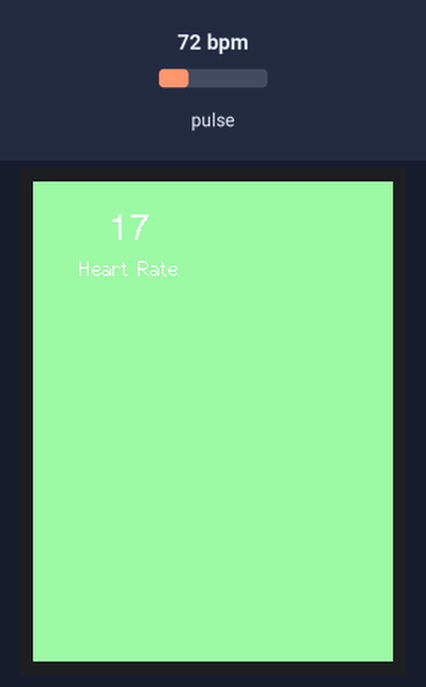
The sketch below on a simulated ESP32. Parts: 240×320 colour display. The inputs (shaded band) are chosen by the test bench; at power-on: pulse 72 bpm. What the sketch prints to the serial monitor is not drawn.

Above: at 1.4 s.
1.5 s: pulse set to 42 bpm
At 2.91 s:
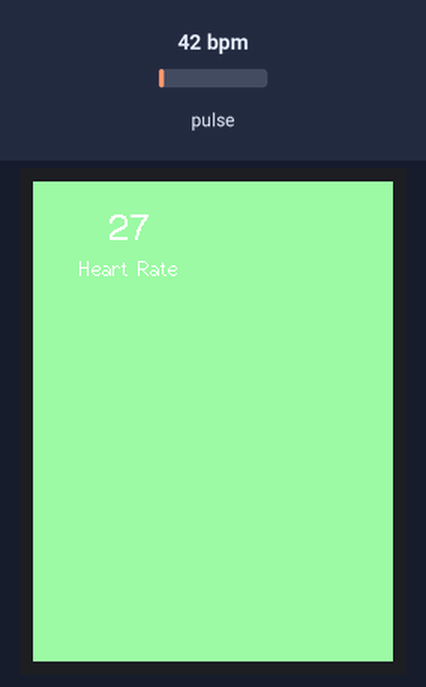
3.9 s: pulse set to 70 bpm
At 5.9 s:
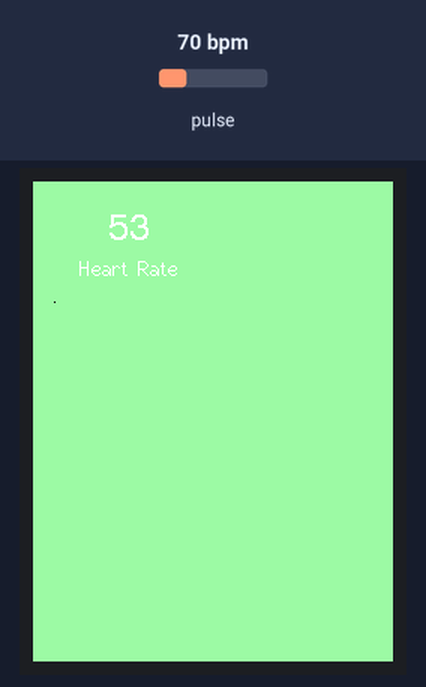
6.7 s: pulse set to 100 bpm
At 7.6 s:
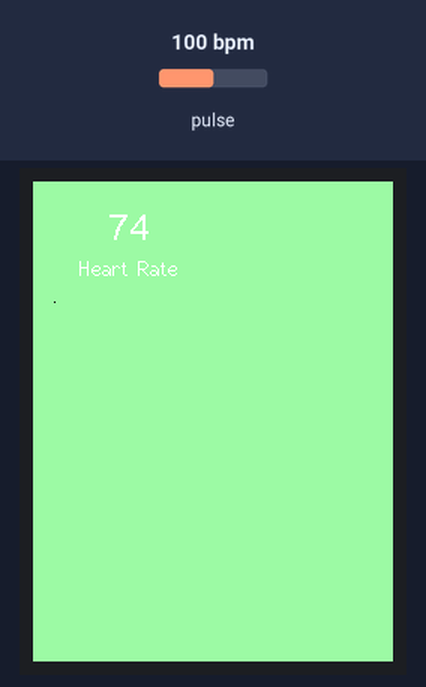
Timing chart, 0 to 9.7 s (numbered marks = the images above; inputs shaded):
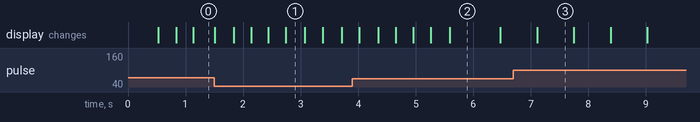

Measured:
- after the input at 6.7 s, the display: changes after 0.41 s (image 3)
- what the display in image 2 shows lasts 0.9 s, from 5.6 s to 6.5 s
- what the display in image 3 shows lasts 0.7 s, from 7.1 s to 7.8 s

The sketch:

State_2.ino
```cpp
#include <TFT_eSPI.h>
#include <Wire.h>
#include <SPI.h>
#include "MAX30105.h"
#include "heartRate.h"
#include <TFT_eWidget.h>

// #include <FreeRTOS_ARM.h>
#if CONFIG_FREERTOS_UNICORE
  static const BaseType_t app_cpu = 0;
#else
  static const BaseType_t app_cpu = 1;
#endif

MAX30105 particleSensor;
TFT_eSPI tft = TFT_eSPI();

const byte RATE_SIZE = 4;
byte rates[RATE_SIZE];
byte rateSpot = 0;
long lastBeat = 0;

float beatsPerMinute;
int beatAvg;

long irValue = 0;
SemaphoreHandle_t irValueMutex;

GraphWidget gr = GraphWidget(&tft);
TraceWidget tr = TraceWidget(&gr);

const float gxLow  = 0.0;
const float gxHigh = 100.0;
const float gyLow  = 0.0;
const float gyHigh = 100.0;

long irMin = 0;
long irMax = 0;
long irAvg = 0;

void readSensorTask(void* pvParameters) {
  for (;;) {
    // Acquire the mutex to protect the irValue variable
    xSemaphoreTake(irValueMutex, portMAX_DELAY);

    irValue = particleSensor.getIR();
    if (checkForBeat(irValue) == true)
  {
    //We sensed a beat!
    long delta = millis() - lastBeat;
    lastBeat = millis();

    beatsPerMinute = 60 / (delta / 1000.0);

    if (beatsPerMinute < 255 && beatsPerMinute > 20)
    {
      rates[rateSpot++] = (byte)beatsPerMinute; //Store this reading in the array
      rateSpot %= RATE_SIZE; //Wrap variable
      beatAvg = 0;
      for (byte x = 0 ; x < RATE_SIZE ; x++)
        beatAvg += rates[x];
      beatAvg /= RATE_SIZE;
    }
  }

    // Release the mutex
    xSemaphoreGive(irValueMutex);

    vTaskDelay(pdMS_TO_TICKS(20)); // Delay for 20 milliseconds
  }
}

void displayTask(void* pvParameters) {
  for (;;) {
    // Acquire the mutex to access the irValue variable
    xSemaphoreTake(irValueMutex, portMAX_DELAY);

    tft.fillRect(0, 0, 128, 60, 0x9fd4);

  char beatAvgstr[10];
  itoa(beatAvg, beatAvgstr, 10);
  if (irValue < 50000) {
    tft.drawCentreString("No finger?", 64, 20, 2);
  }
  else {
    tft.drawCentreString(beatAvgstr, 64, 20, 4);
  }
  tft.drawCentreString("Heart Rate", 64, 50, 2);
  delay(20);

  static float gx = 0.0, gy = 0.0;
  static float delta = 10.0;
  tr.addPoint(gx, gy);
  gx += 1.0;
  //gy = ((irValue - 90000.0) / 6200.0) * 100;
  gy = ((irValue - irMin) / 500.0) * 100.0;
  irAvg = (irAvg + irValue) / 2;
  if (gx > gxHigh) {
      gx = 0.0;
      gr.drawGraph(14, 80);
      tr.startTrace(TFT_BLACK);
      irMax = irAvg + 250;
      irMin = irAvg - 250;
    }
    Serial.println(irValue);

    // Release the mutex
    xSemaphoreGive(irValueMutex);

    vTaskDelay(pdMS_TO_TICKS(20)); // Delay for 20 milliseconds
  }
}

void setup() {
  Serial.begin(115200);

  tft.init();
  tft.fillScreen(0x9fd4);
  tft.setRotation(0);
  tft.setTextWrap(true, true);
  tft.setTextColor(TFT_WHITE);
  tft.setCursor(0, 0);

  //oxy_init

  Serial.println("Initializing Oxymeter...");
  if (!particleSensor.begin(Wire, I2C_SPEED_FAST)) {
    Serial.println("MAX30105 was not found. Please check wiring/power. ");
    while (1);
  }
  Serial.println("Place your index finger on the sensor with steady pressure.");
  particleSensor.setup();
  particleSensor.setPulseAmplitudeRed(0x0A);
  particleSensor.setPulseAmplitudeGreen(0);

  // Mutex initialization
  irValueMutex = xSemaphoreCreateMutex();

  // Create tasks
  xTaskCreatePinnedToCore(
      readSensorTask,   // Function that implements the task
      "ReadSensorTask", // Name of the task
      2048,             // Stack size (words, not bytes)
      NULL,             // Task input parameter
      1,                // Priority
      NULL,             // Task handle
      app_cpu);

  xTaskCreatePinnedToCore(
      displayTask,      // Function that implements the task
      "DisplayTask",    // Name of the task
      4096,             // Stack size (words, not bytes)
      NULL,             // Task input parameter
      1,                // Priority
      NULL,             // Task handle
      app_cpu);
}

void loop() {
  // Empty loop. All processing is done in tasks.
}
```
